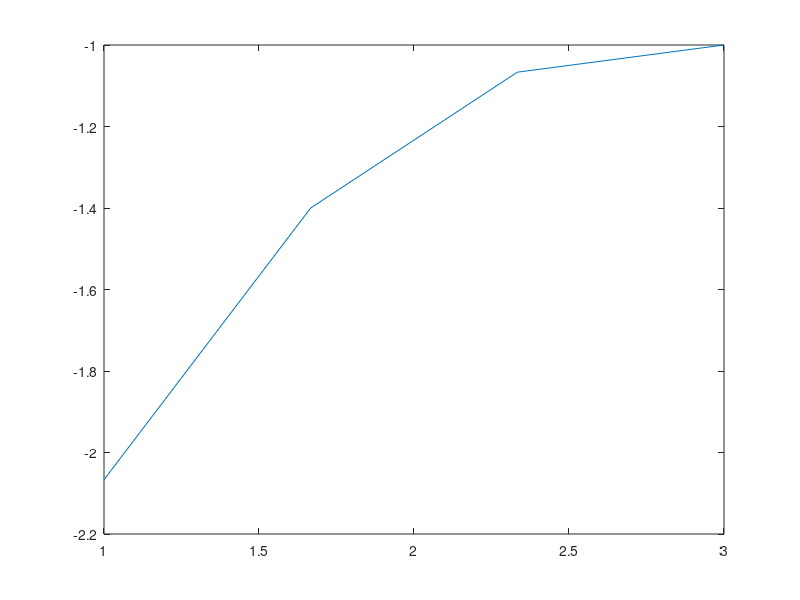

MATLAB code for this plot:
% Finite differences for equations in the form:
% f''(x) + g(x)f'(x) = 0 , g(x) = x in this question
N = 4; % number of points to use
dx = 2/(N-1);

% setting diagonal values 
A = zeros(N,N);
for i = 2:N-1
    A(i,i-1) = 1/(dx)^2 - (i-1)/(2*dx);
    A(i,i+1) = 1/(dx)^2 + (i-1)/(2*dx);
    A(i,i) = -2/(dx)^2;
end

% setting boundary conditoins f'(1) = 1, f(3) = -1
A(1,1) = -1;
A(1,2) = 1;
A(N,N) = 1;

b = zeros(1,N)';
b(1,1) = dx;
b(N,1) = -1;

b;
f_x = A\b;
x = linspace(1,3,N)';

figure
plot(x,f_x);